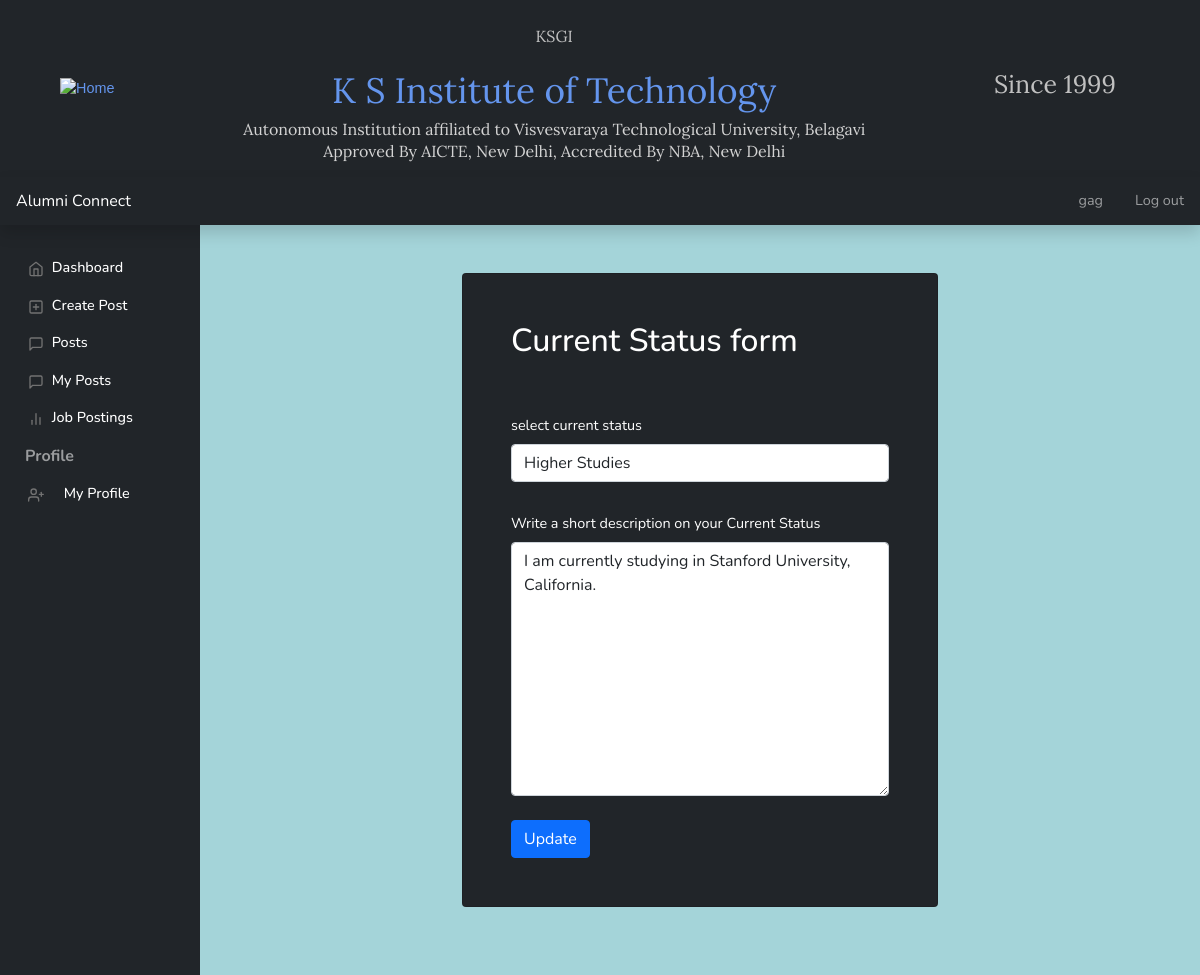
Screenshot of /alumni/update3 (signed in) with the database file from the repository.
### alumni/models.py (models this page shows)
class Category(models.Model):
    alumnus = models.OneToOneField(Alumni, on_delete=models.CASCADE,null=True,blank=True)
    Category=models.CharField(max_length=20,choices=category_choices,default='Job')
    description=models.CharField(max_length=250,null=True,blank=True)
    class Meta:
        db_table = 'category'

### alumni/views.py (the view)
# urls.py: path('update3',views.update3,name='update3'),
def update3(request):
    Al =  Alumni.objects.get(user=request.user)
    if request.method=='POST':
        try:
            H=Category.objects.get(alumnus=Al)
            form=Catform(request.POST,instance=H)
            if form.is_valid():
                instance=form.save(commit=False)
                instance.alumnus=Alumni.objects.get(user = request.user)
                instance.save()
                return redirect('/alumni/profile')
        except:
            form=Catform(request.POST)
            if form.is_valid():
                instance=form.save(commit=False)
                instance.alumnus=Alumni.objects.get(user = request.user)
                instance.save()
                return redirect('/alumni/profile')
    else:
        try:
            H=Category.objects.get(alumnus=Al)
            form=Catform(instance=H)
            return render(request, "alumni/current_status.html",{'form':form})
        except:
            form=Catform()
            return render(request, "alumni/current_status.html",{'form':form})

### alumni/forms.py
class Catform(forms.ModelForm):
    class Meta:
        model=Category
        fields= '__all__'
        widgets = {
            'Category': forms.Select(attrs={"class": "form-control"}),
            'description':forms.Textarea(attrs={"class": "form-control", "placeholder": "Enter  short description of ur present status "}),
        }

### alumni/templates/alumni/current_status.html (shortened to what this page needs)
{% extends "base.html" %}
{% block sidebar %}
{% if perms.auth.is_admin %}
{% include "admin/components/sidebar.html" %}
{% elif perms.auth.is_alumnus %}
{% include "alumni/components/sidebar.html" %}
{% elif perms.auth.is_student %}
{% include "student/components/sidebar.html" %}
{% endif %}
{% endblock %}
{% block content %}
<main class="col-md-3 ms-sm-auto col-lg-10 px-md-4">
    <div class="card text-white bg-dark col-md-6 offset-md-3 mt-5 p-5">
        <h1 class="h2 mb-4">Current Status form</h1>
        <form method="post">
          <div class="mt-4">
            <label class="col-form-label">select current status</label>
            {{ form.Category}}
          </div>
          <div class="mt-4">
            <label class="col-form-label">Write a short description on your Current Status</label>
            {{ form.description }}
          </div>
          <div class="mt-4">
            <button type="submit" class="btn btn-primary">Update</button>
          </div>
        </form>
      </div>
  </main>
{% endblock %}

### templates/base.html (shortened to what this page needs)
<!DOCTYPE html>
<html lang="en">
<head>
    {% include 'styles.html' %}
    <link rel="stylesheet" href="https://cdn.jsdelivr.net/npm/bootstrap-icons@1.7.2/font/bootstrap-icons.css">
</head>
<body style="background-image: url('https://encrypted-tbn0.gstatic.com/images?q=tbn:ANd9GcT_29Bc4_Br_L-YMg3EzgebvZsuxY8Dad6ALQ&usqp=CAU'); background-repeat: no-repeat;
background-attachment: fixed;
background-size: cover;">
    {% include 'rvheader.html' %}
    <header class="navbar navbar-dark sticky-top bg-dark flex-md-nowrap p-0 shadow">
        <a class="navbar-brand col-md-3 col-lg-2 me-0 px-3" href="{% url 'home' %}">Alumni Connect</a>
        <div class="navbar-nav">
            {% if user.is_authenticated %}
            <div class="nav-item text-nowrap">
                <a class="nav-link px-3" href="{% url 'home' %}">
                    {{ user.get_username }}
                </a>
            </div>
            {% endif %}
        </div>
        <div class="navbar-nav">
            {% if user.is_authenticated %}
            <div class="nav-item text-nowrap">
                <a class="nav-link px-3" href="{% url 'logout'%}?next=/">Log out</a>
            </div>
            {% else %}
            <div class="nav-item text-nowrap">
                <a class="nav-link px-3" href="{% url 'login' %}?next=/">Log in</a>
            </div>
            {% endif %}
        </div>
    </header>
    <div class="container-fluid">
        <div class="row">
            {% block sidebar %}
            {% endblock %}
            {% block content %}
            {% endblock %}
        </div>
    </div>
</body>
</html>

### static/css/style.css (style rules this page uses)
body { font-size: 0.9rem; font-family: 'Nunito', sans-serif; background-color:#41a6b079; }
a { color: cornflowerblue; text-decoration: none; }
.navbar-brand { padding-top: 0.75rem; padding-bottom: 0.75rem; font-size: 1rem; }

### rows the page displays
Category: Category "Higher Studies", description "I am currently studying in Stanford University, California."

### other values shown
{{ user.get_username }} "gag"
